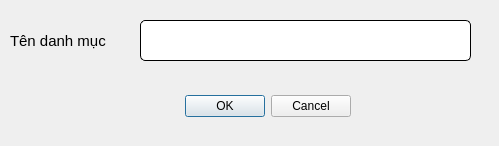
<?xml version="1.0" encoding="UTF-8"?>
<ui version="4.0">
 <class>Dialog</class>
 <widget class="QDialog" name="Dialog">
  <property name="geometry">
   <rect>
    <x>0</x>
    <y>0</y>
    <width>499</width>
    <height>146</height>
   </rect>
  </property>
  <property name="windowTitle">
   <string/>
  </property>
  <property name="styleSheet">
   <string notr="true">QLineEdit {
	border-radius: 5px;
	border: 1px solid #000000;
	padding: 10px;
}</string>
  </property>
  <widget class="QDialogButtonBox" name="btn_box">
   <property name="geometry">
    <rect>
     <x>150</x>
     <y>90</y>
     <width>201</width>
     <height>32</height>
    </rect>
   </property>
   <property name="sizePolicy">
    <sizepolicy hsizetype="Expanding" vsizetype="Fixed">
     <horstretch>0</horstretch>
     <verstretch>0</verstretch>
    </sizepolicy>
   </property>
   <property name="orientation">
    <enum>Qt::Horizontal</enum>
   </property>
   <property name="standardButtons">
    <set>QDialogButtonBox::Cancel|QDialogButtonBox::Ok</set>
   </property>
  </widget>
  <widget class="QLineEdit" name="name_input">
   <property name="geometry">
    <rect>
     <x>140</x>
     <y>20</y>
     <width>331</width>
     <height>41</height>
    </rect>
   </property>
   <property name="font">
    <font>
     <pointsize>9</pointsize>
    </font>
   </property>
   <property name="placeholderText">
    <string/>
   </property>
  </widget>
  <widget class="QLabel" name="label_7">
   <property name="geometry">
    <rect>
     <x>10</x>
     <y>20</y>
     <width>131</width>
     <height>41</height>
    </rect>
   </property>
   <property name="font">
    <font>
     <pointsize>11</pointsize>
    </font>
   </property>
   <property name="text">
    <string>Tên danh mục</string>
   </property>
  </widget>
 </widget>
 <resources/>
 <connections>
  <connection>
   <sender>btn_box</sender>
   <signal>accepted()</signal>
   <receiver>Dialog</receiver>
   <slot>accept()</slot>
   <hints>
    <hint type="sourcelabel">
     <x>248</x>
     <y>254</y>
    </hint>
    <hint type="destinationlabel">
     <x>157</x>
     <y>274</y>
    </hint>
   </hints>
  </connection>
  <connection>
   <sender>btn_box</sender>
   <signal>rejected()</signal>
   <receiver>Dialog</receiver>
   <slot>reject()</slot>
   <hints>
    <hint type="sourcelabel">
     <x>316</x>
     <y>260</y>
    </hint>
    <hint type="destinationlabel">
     <x>286</x>
     <y>274</y>
    </hint>
   </hints>
  </connection>
 </connections>
</ui>
